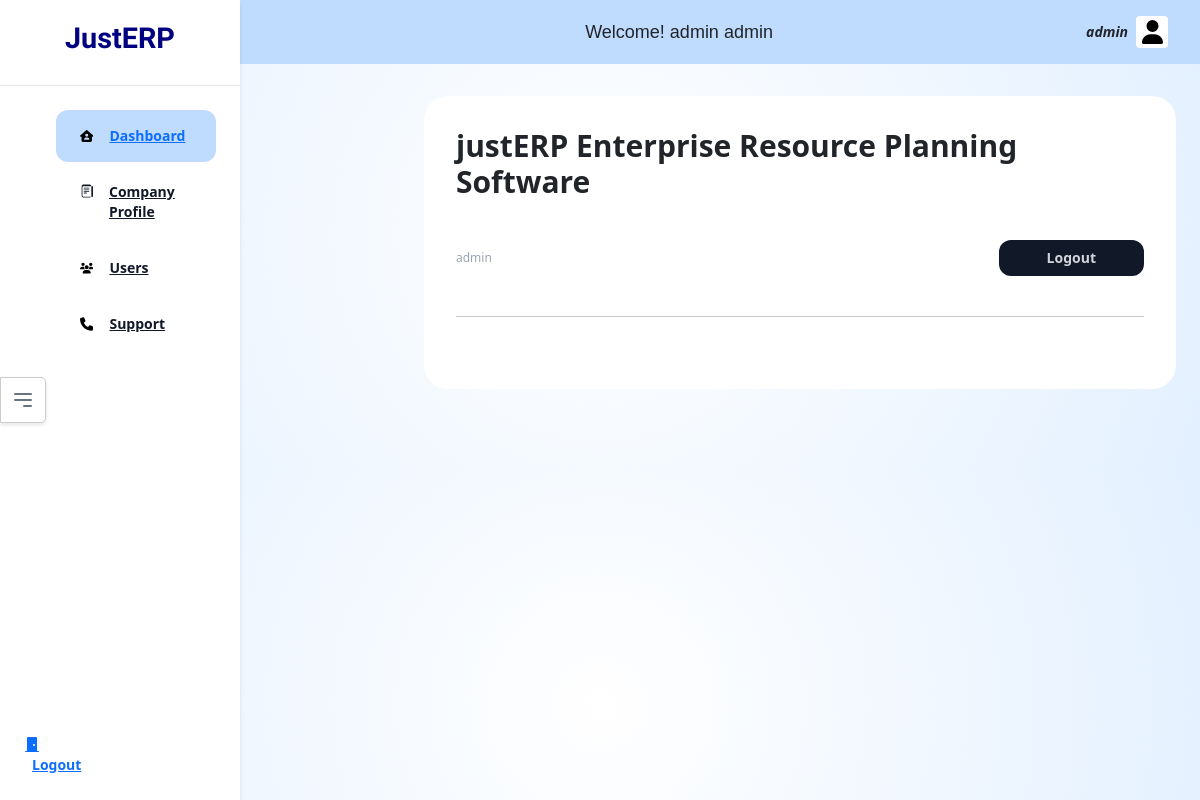
Before: /home/dashboard/ (signed in) with the older database file.
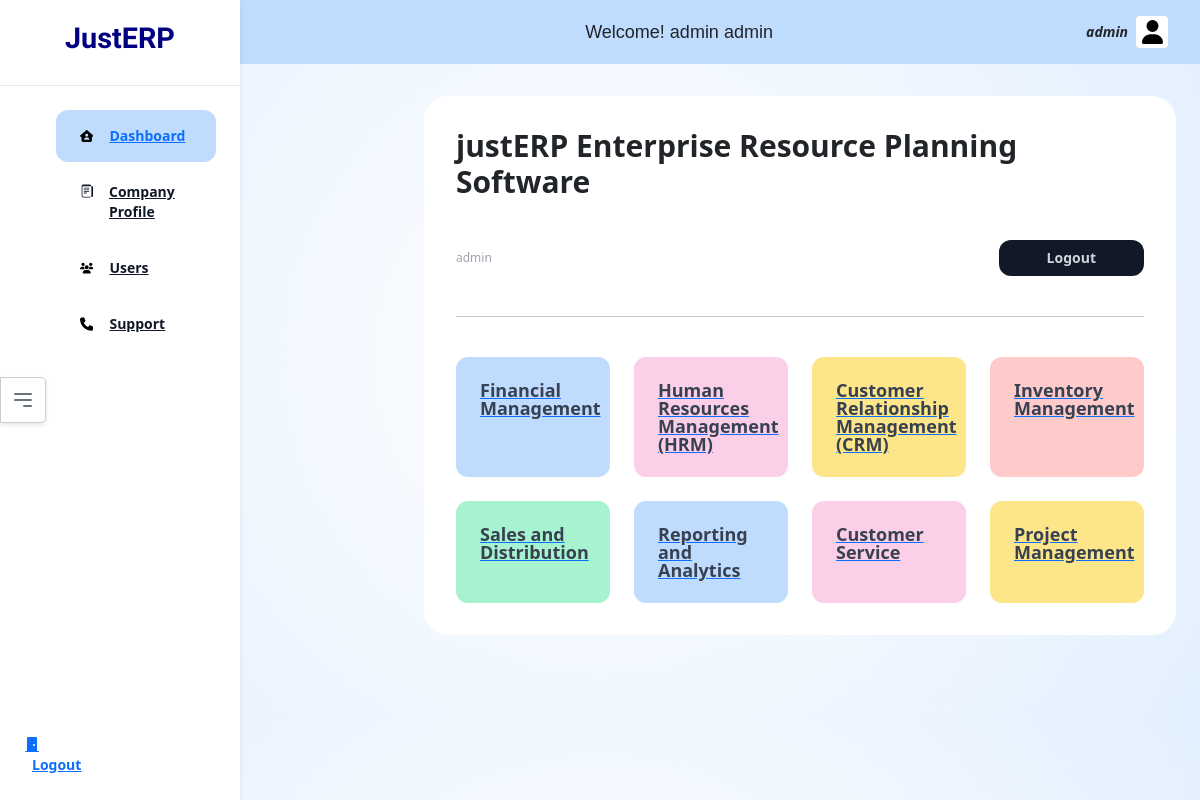
After: the same page with the newer database file.
### home/models.py (models this page shows, shortened)
class CompanyModule(models.Model):
    cm_id=models.AutoField(primary_key=True)
    company = models.ForeignKey('authapp.CompanyProfile', on_delete=models.CASCADE)
    module= models.ForeignKey(Module, on_delete=models.CASCADE)

class Module(models.Model):
    module_id=models.AutoField(primary_key=True)
    module_code=models.SlugField(max_length=100, unique=True, blank=True)
    module_name=models.CharField(max_length=200)

### home/views.py (the view)
# urls.py: path('dashboard/', views.dashboard, name="dashboard"),
@login_required
def dashboard(request):
    user=request.user
    if user.is_authenticated:
        company=CompanyProfile.objects.get(pk=user.company.company_id)
        modules_installed=CompanyModule.objects.filter(company=company)
        context={'company_id':user.company.company_id,'company_name':user.company.company_name, 'username':user.username, 'first_name':user.first_name, 'last_name': user.last_name, 'email': user.email, 'modules':modules_installed}
        return render(request, 'home/dashboard.html', context)
    else:
        return redirect('/auth/login/')

### templates/home/dashboard.html (shortened to what this page needs)
{% extends "home/base.html" %}
{% block activedash %}200{% endblock %}
{% block body %}
  <div class="max-w-4xl mx-auto">
    <div class="bg-white rounded-3xl p-8 mb-5">
      <h1 class="text-3xl font-bold mb-10">
        {{ company_name }} Enterprise Resource Planning Software
      </h1>
      <div class="flex items-center justify-between">
        <div class="flex items-stretch">
          <div class="text-gray-400 text-xs">{{ username }}</div>
        </div>
        <div class="flex items-center gap-x-2">
              <path
                d="M8 15c4.418 0 8-3.134 8-7s-3.582-7-8-7-8 3.134-8 7c0 1.76.743 3.37 1.97 4.6-.097 1.016-.417 2.13-.771 2.966-.079.186.074.394.273.362 2.256-.37 3.597-.938 4.18-1.234A9.06 9.06 0 0 0 8 15z"
              />
          <a href="/auth/logout/">
            <button
            type="button"
            class="inline-flex items-center justify-center h-9 px-5 rounded-xl bg-gray-900 text-gray-300 hover:text-white text-sm font-semibold transition"
          >
            Logout
          </button>
          </a>
        </div>
      </div>
      <hr class="my-10" />
      <div class="grid grid-cols-4 gap-6">
        {% for module in modules %}
        <a href="/{{ module.module.module_code }}" class="p-4 bg-{% cycle 'blue' 'pink' 'yellow' 'red' 'green' %}-200 rounded-xl">
          <div class="font-bold text-lg text-gray-700 leading-none">{{ module.module.module_name }}</div>
        </a>
        {% endfor %}
      </div>
    </div>
  </div>
{% endblock %}

Changed rows visible on the page:
added CompanyModule: module.module_name "Financial Management"
added CompanyModule: module.module_name "Human Resources Management (HRM)"
added CompanyModule: module.module_name "Customer Relationship Management (CRM)"
added CompanyModule: module.module_name "Inventory Management"
added CompanyModule: module.module_name "Sales and Distribution"
added CompanyModule: module.module_name "Reporting and Analytics"
added CompanyModule: module.module_name "Customer Service"
added CompanyModule: module.module_name "Project Management"
